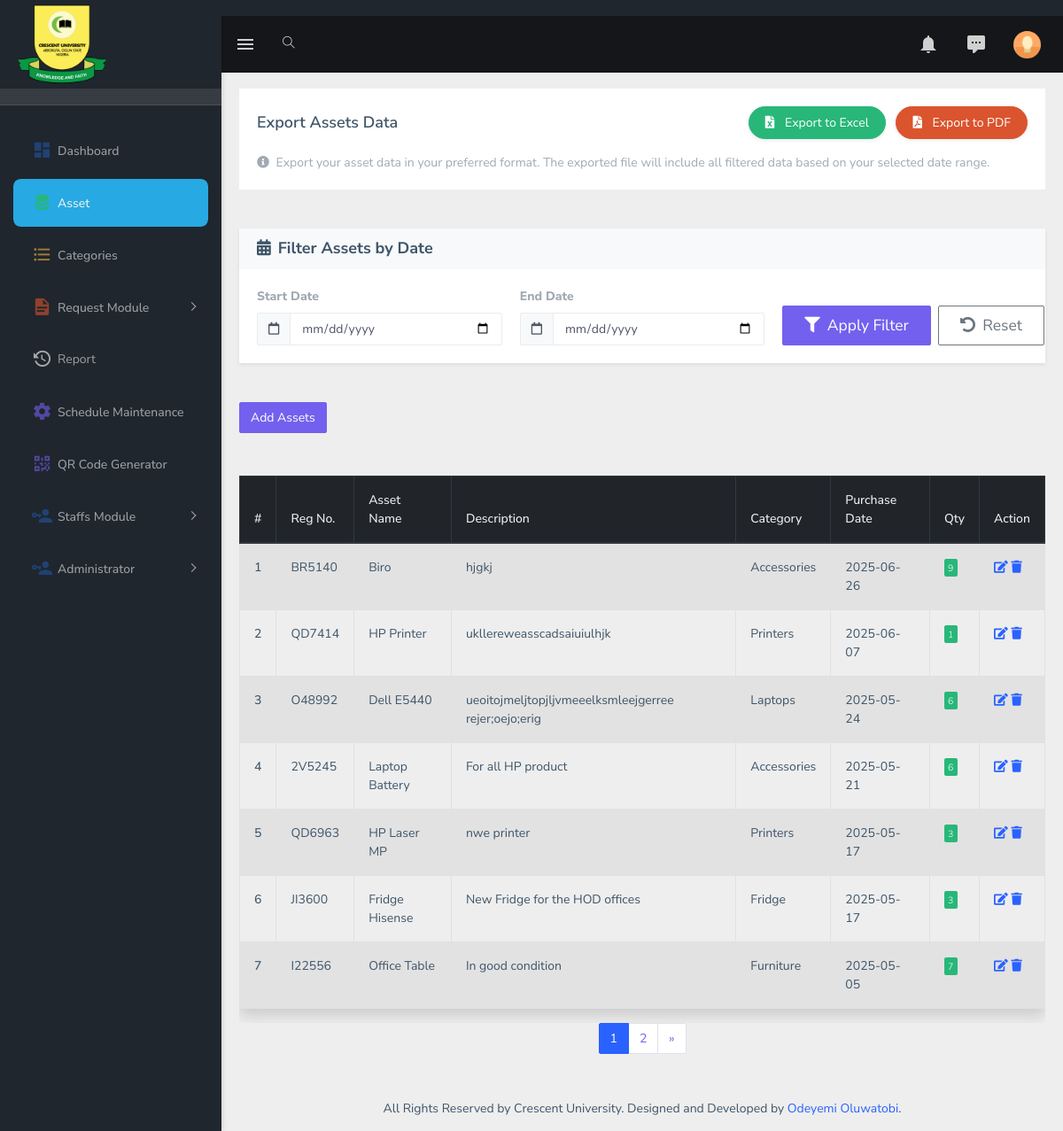
Page /admindashboard/assets.php (signed in) on the committed database.
### tables this page shows
CREATE TABLE `asset_table` (
  `id` int(11) NOT NULL,
  `reg_no` varchar(30) NOT NULL,
  `asset_name` varchar(200) NOT NULL,
  `description` varchar(250) NOT NULL,
  `quantity` varchar(20) NOT NULL,
  `category` varchar(30) NOT NULL,
  `dateofpurchase` varchar(30) NOT NULL
);

### admindashboard/assetfolder/assetlisttable.php (the view, shortened to what this page needs)
<?php
require_once dirname(__FILE__) . "/../include/config.php";
$items_per_page = 7;
$page = isset($_GET['page']) ? (int)$_GET['page'] : 1;
$offset = ($page - 1) * $items_per_page;
$where_clause = "WHERE 1=1";
try {
    $total_sql = "SELECT COUNT(*) AS total FROM asset_table $where_clause";
    $total_stmt = $conn->prepare($total_sql);
    $total_stmt->execute();
    $total_row = $total_stmt->fetch(PDO::FETCH_ASSOC);
    $total_items = $total_row['total'];
    $total_pages = ceil($total_items / $items_per_page);
    $sql = "SELECT *, DATE_FORMAT(dateofpurchase, '%Y-%m-%d') as dateofpurchase
            FROM asset_table $where_clause
            ORDER BY dateofpurchase DESC
            LIMIT :offset, :limit";
    $stmt = $conn->prepare($sql);
    $stmt->bindValue(':offset', $offset, PDO::PARAM_INT);
    $stmt->bindValue(':limit', $items_per_page, PDO::PARAM_INT);
    $stmt->execute();
} catch (PDOException $e) {
    logError("Database error in assetlisttable.php: " . $e->getMessage() .
            "\nSQL Query: " . (isset($sql) ? $sql : $total_sql) .
            "\nParameters: offset=" . $offset . ", limit=" . $items_per_page);
    $total_items = 0;
    $total_pages = 1;
}
?>
<div class="row mt-5">
    <div class="col-md-12 col-lg-12 col-xlg-3">
        <div class="table-responsive">
            <table class="table shadow table-striped table-bordered table-hover">
                <thead class="thead-dark">
                    <tr>
                        <th scope="col">#</th>
                        <th scope="col">Reg No.</th>
                        <th scope="col">Asset Name</th>
                        <th scope="col">Description</th>
                        <th scope="col">Category</th>
                        <th scope="col">Purchase Date</th>
                        <th scope="col">Qty</th>
                        <th scope="col">Action</th>
                    </tr>
                </thead>                <tbody>
                    <?php
                    $s = $offset + 1;
                    while ($row = $stmt->fetch(PDO::FETCH_ASSOC)) {
                        $id = htmlspecialchars($row['id']);
                        $reg_no = htmlspecialchars($row['reg_no']);
                        $asset_name = htmlspecialchars($row['asset_name']);
                        $description = htmlspecialchars($row['description']);
                        $category = htmlspecialchars($row['category']);
                        $dateofpurchase = htmlspecialchars($row['dateofpurchase']);
                        $quantity = (int)$row['quantity'];
                        ?>
                        <tr>
                            <th scope="row"><?php echo $s++; ?></th>
                            <td><?php echo $reg_no; ?></td>
                            <td><?php echo $asset_name; ?></td>
                            <td><?php echo $description; ?></td>
                            <td><?php echo $category; ?></td>
                            <td><?php echo $dateofpurchase; ?></td>
                            <td>
                                <?php if ($quantity == 0): ?>
                                    <span class="badge badge-danger">Not Available</span>
                                <?php else: ?>
                                    <span class="badge badge-success"><?php echo $quantity; ?></span>
                                <?php endif; ?>
                            </td>
                            <td>
                                <a href="assetfolder/editasset.php?id=<?php echo $id; ?>"><i class="fa fa-edit"></i></a>
                                <a href="assetfolder/deleteasset.php?id=<?php echo $id; ?>"><i class="fa fa-trash"></i></a>
                            </td>
                        </tr>
                    <?php
                    }
                    ?>
                </tbody>
            </table>
        </div>
        <nav aria-label="Page navigation">
            <ul class="pagination justify-content-center">                <?php
                $date_params = '';
                ?>
                <?php for ($i = 1; $i <= $total_pages; $i++): ?>
                    <li class="page-item <?php echo ($i == $page) ? 'active' : ''; ?>">
                        <a class="page-link" href="?page=<?php echo $i . $date_params; ?>"><?php echo $i; ?></a>
                    </li>
                <?php endfor; ?>
                <?php if ($page < $total_pages): ?>
                    <li class="page-item">
                        <a class="page-link" href="?page=<?php echo ($page + 1) . $date_params; ?>" aria-label="Next">
                            <span aria-hidden="true">&raquo;</span>
                        </a>
                    </li>
                <?php endif; ?>
            </ul>
        </nav>
    </div>
</div>

### rows in the picture
asset_table: reg_no "BR5140", asset_name "Biro", description "hjgkj", category "Accessories", dateofpurchase "2025-06-26", quantity "9"
asset_table: reg_no "QD7414", asset_name "HP Printer", description "ukllereweasscadsaiuiulhjk", category "Printers", dateofpurchase "2025-06-07", quantity "1"
asset_table: reg_no "O48992", asset_name "Dell E5440", description "ueoitojmeljtopjljvmeeelksmleejgerree rejer;oejo;erig", category "Laptops", dateofpurchase "2025-05-24", quantity "6"
asset_table: reg_no "2V5245", asset_name "Laptop Battery", description "For all HP product", category "Accessories", dateofpurchase "2025-05-21", quantity "6"
asset_table: reg_no "QD6963", asset_name "HP Laser MP", description "nwe printer", category "Printers", dateofpurchase "2025-05-17", quantity "3"
asset_table: reg_no "JI3600", asset_name "Fridge Hisense", description "New Fridge for the HOD offices", category "Fridge", dateofpurchase "2025-05-17", quantity "3"
asset_table: reg_no "I22556", asset_name "Office Table", description "In good condition", category "Furniture", dateofpurchase "2025-05-05", quantity "7"
